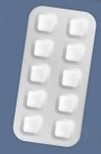
#> input picture ObjectDetection/images/blisterPack.jpg, 101 x 154 px
$ python canny.py
#> lines starting #> are read from the running program, lines starting #| are printed output that depends on the picture; after the words box and inside, x2 and y2 are one past the last pixel; in counts of white or black regions, pixels touching at a corner belong together; long printed decimals are rounded
import cv2 as cv
import numpy as np
import imutils

img = cv.imread('images/blisterPack.jpg', cv.IMREAD_COLOR)
#> img is the input picture: shape (154, 101, 3); mean B, G, R 187.4, 174.2, 166.4
blur = cv.GaussianBlur(img, (5, 5), 0)
canny = cv.Canny(blur, 150, 250)
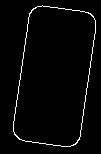
#> canny: shape (154, 101); 2.5% white in thin lines or dots, all inside (x1, y1, x2, y2) = (13, 5, 96, 147)

# contours, hierarchy = cv.findContours(canny, cv.RETR_EXTERNAL, cv.CHAIN_APPROX_SIMPLE)

lines = cv.HoughLinesP(canny, 1, np.pi/180, 10, minLineLength=20, maxLineGap=10)
#> lines = [[79, 139, 95, 26], [13, 131, 29, 13], [25, 141, 68, 146], [79, 138, 87, 82], [37, 6, 84, 11], [13, 125, 20, 73], [42, 5, 71, 9]]

# for line in lines:
#     x1, y1, x2, y2 = line[0]
#     cv.line(img, (x1, y1), (x2, y2), (0, 0, 255))

x1, y1, x2, y2 = lines[0][0]
#> x1 = 79; y1 = 139; x2 = 95; y2 = 26
cv.line(img, (x1, y1), (x2, y2), (0, 0, 255))
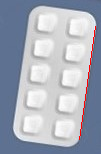
#> img: shape (154, 101, 3); 0.73% of pixels changed, all inside (x1, y1, x2, y2) = (79, 26, 96, 140)
cv.imshow('origin', img)
cv.imshow('canny', canny)
# print(lines[0][0])

alpha = np.arctan((x2-x1)/(y2-y1))*(180/(np.pi))
#> alpha = -8.06
# alpha = np.arctan((y2-y1)/(x2-x1))*(180/(np.pi))

print(lines[0][0])
#| [ 79 139  95  26]

rotated = imutils.rotate(img, angle=-alpha)
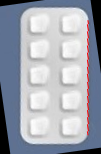
#> rotated: shape (154, 101, 3); mean B, G, R 176.2, 165.2, 160.6
print(alpha)
#| -8.059

cv.imshow('rotate', rotated)

cv.waitKey(0)
cv.destroyAllWindows()
